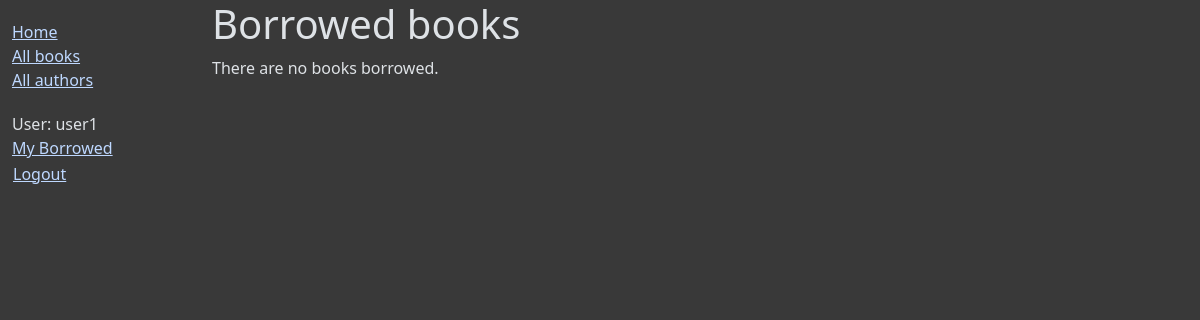
Page /catalog/mybooks/ (signed in) on the earlier database version.
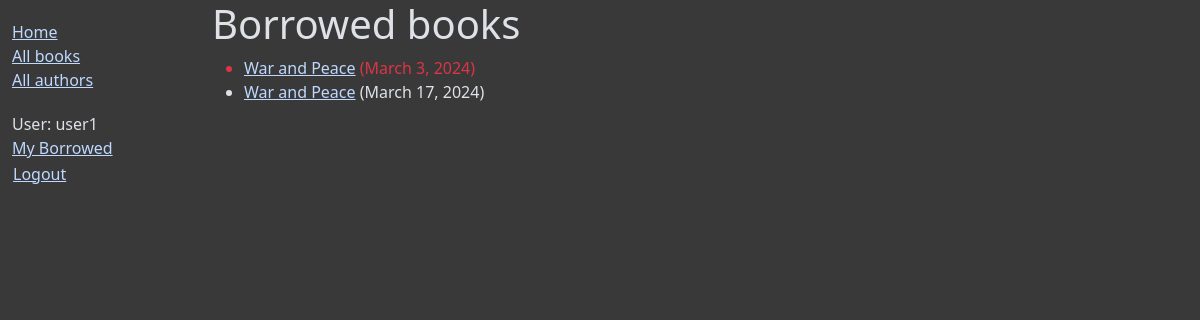
Same page on the later database version.
### catalog/models.py (models this page shows, shortened)
class BookInstance(models.Model):
    id = models.UUIDField(
        primary_key=True,
        default=uuid.uuid4,
        help_text="Unique ID for this particular book across whole library",
    )
    book = models.ForeignKey("Book", on_delete=models.RESTRICT, null=True)
    imprint = models.CharField(max_length=200)
    due_back = models.DateField(null=True, blank=True)
    LOAN_STATUS = (
        ("m", "Maintenance"),
        ("o", "On loan"),
        ("a", "Available"),
        ("r", "Reserved"),
    )
    status = models.CharField(
        max_length=1,
        choices=LOAN_STATUS,
        blank=True,
        default="m",
        help_text="Book availability",
    )
    borrower = models.ForeignKey(
        settings.AUTH_USER_MODEL,
        on_delete=models.SET_NULL,
        null=True,
        blank=True,
    )
    @property
    def is_overdue(self):
        return bool(self.due_back and date.today() > self.due_back)
    class Meta:
        ordering = ["due_back"]
        permissions = (("can_mark_returned", "Set book as returned"),)

class Book(models.Model):
    title = models.CharField(max_length=200)
    author = models.ForeignKey("Author", on_delete=models.RESTRICT, null=True)
    summary = models.TextField(
        max_length=1000,
        help_text="Enter a brief description of the book",
    )
    isbn = models.CharField(
        "ISBN",
        max_length=13,
        unique=True,
        help_text='13 Character <a href="https://www.isbn-international.org/content/what-isbn'
        '">ISBN number</a>',
    )
    genre = models.ManyToManyField(Genre, help_text="Select a genre for this book")
    def display_genre(self):
        """Create a string for the Genre. This is required to display genre in Admin."""
        return ", ".join(genre.name for genre in self.genre.all()[:3])
    display_genre.short_description = "Genre"
    class Meta:
        ordering = ["title"]

### catalog/views.py (the view)
# urls.py: path("mybooks/", views.LoanedBooksByUserListView.as_view(), name="my-borrowed"),
class LoanedBooksByUserListView(LoginRequiredMixin, generic.ListView):
    model = BookInstance
    template_name = "catalog/bookinstance_list_borrowed_user.html"
    paginate_by = 10
    def get_queryset(self):
        return (
            BookInstance.objects.filter(borrower=self.request.user)
            .filter(status__exact="o")
            .order_by("due_back")
        )

### catalog/templates/catalog/bookinstance_list_borrowed_user.html
{% extends "base_generic.html" %}
{% block content %}
    <h1>Borrowed books</h1>
    {% if bookinstance_list %}
    <ul>
      {% for bookinst in bookinstance_list %}
      <li class="{% if bookinst.is_overdue %}text-danger{% endif %}">
        <a href="{% url 'book-detail' bookinst.book.pk %}">{{ bookinst.book.title }}</a> ({{ bookinst.due_back }})
      </li>
      {% endfor %}
    </ul>
    {% else %}
      <p>There are no books borrowed.</p>
    {% endif %}
{% endblock %}

Differences in the rows shown:
added BookInstance: book "War and Peace", due_back "March 3, 2024"
now on this page (row edited): BookInstance: book "War and Peace", due_back "March 17, 2024"
Other differences:
text no longer shown: "There are no books borrowed."
